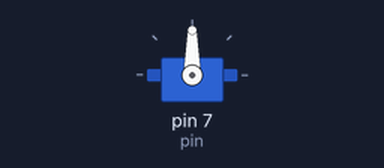
The program below on a simulated Raspberry Pi (header pin numbers). Parts: servo. Servo angles are drawn from the pulse width (0.5 ms = 0°, 2.5 ms = 180°).

Above: at 0.05 s.
At 7.45 s:
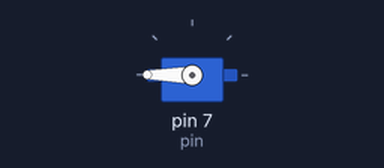
At 14.95 s:
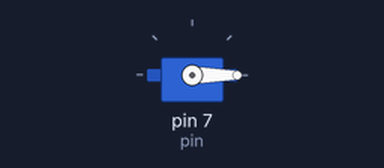
Timing chart, 0 to 19.5 s (numbered marks = the images above):
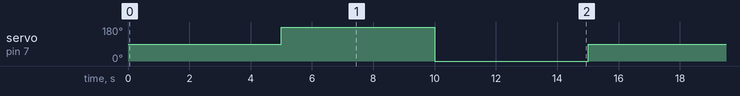

The program:

servomotor.py
```python
import RPi.GPIO as GPIO
import time
pin = 7
#GPIO.setmode(GPIO.BCM)
GPIO.setmode(GPIO.BOARD)
GPIO.setup(pin, GPIO.OUT)
p = GPIO.PWM(pin,50)
p.start(7.5)
try:
	while True:
		p.ChangeDutyCycle(7.5)
		time.sleep(5)
		p.ChangeDutyCycle(12.5)
		time.sleep(5)
		p.ChangeDutyCycle(2.5)
		time.sleep(5)
except KeyboardInterrput:
	p.stop()
	GPIO.cleanup()
```

Measured:
- by itself, servo on pin 7 (pin): repeats every 15.0 s: 0° 5.0 s, 90° 5.0 s, 180° 5.0 s
